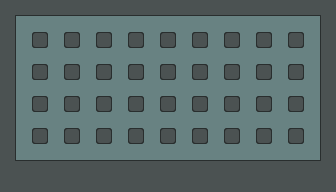

This is a level from a 2D game, rendered from its Tiled map with the project's own tilesets. A one-line summary and the complete map file follow:
An orthogonal 21x12 tile map with 16x16 px tiles, 2 tile layers (Tile Layer 2, walls).

<map version="1.4" tiledversion="1.4.2" orientation="orthogonal" renderorder="right-down" width="21" height="12" tilewidth="16" tileheight="16" infinite="0" nextlayerid="3" nextobjectid="1">
 <tileset firstgid="1" source="../../Tiles/tiles00.tsx" />
 <layer id="2" name="Tile Layer 2" width="21" height="12">
  <data encoding="csv">
128,128,128,128,128,128,128,128,128,128,128,128,128,128,128,128,128,128,128,128,128,
128,128,128,128,128,128,128,128,128,128,128,128,128,128,128,128,128,128,128,128,128,
128,128,128,128,128,128,128,128,128,128,128,128,128,128,128,128,128,128,128,128,128,
128,128,128,128,128,128,128,128,128,128,128,128,128,128,128,128,128,128,128,128,128,
128,128,128,128,128,128,128,128,128,128,128,128,128,128,128,128,128,128,128,128,128,
128,128,128,128,128,128,128,128,128,128,128,128,128,128,128,128,128,128,128,128,128,
128,128,128,128,128,128,128,128,128,128,128,128,128,128,128,128,128,128,128,128,128,
128,128,128,128,128,128,128,128,128,128,128,128,128,128,128,128,128,128,128,128,128,
128,128,128,128,128,128,128,128,128,128,128,128,128,128,128,128,128,128,128,128,128,
128,128,128,128,128,128,128,128,128,128,128,128,128,128,128,128,128,128,128,128,128,
128,128,128,128,128,128,128,128,128,128,128,128,128,128,128,128,128,128,128,128,128,
128,128,128,128,128,128,128,128,128,128,128,128,128,128,128,128,128,128,128,128,128
</data>
 </layer>
 <layer id="1" name="walls" width="21" height="12">
  <data encoding="csv">
2684354585,65,65,65,65,65,65,65,65,65,65,65,65,65,65,65,65,65,65,65,3221225497,
26,0,0,0,0,0,0,0,0,0,0,0,0,0,0,0,0,0,0,0,22,
26,0,6,0,6,0,6,0,6,0,6,0,6,0,6,0,6,0,6,0,22,
26,0,0,0,0,0,0,0,0,0,0,0,0,0,0,0,0,0,0,0,22,
26,0,6,0,6,0,6,0,6,0,6,0,6,0,6,0,6,0,6,0,22,
26,0,0,0,0,0,0,0,0,0,0,0,0,0,0,0,0,0,0,0,22,
26,0,6,0,6,0,6,0,6,0,6,0,6,0,6,0,6,0,6,0,22,
26,0,0,0,0,0,0,0,0,0,0,0,0,0,0,0,0,0,0,0,22,
26,0,6,0,6,0,6,0,6,0,6,0,6,0,6,0,6,0,6,0,22,
26,0,0,0,0,0,0,0,0,0,0,0,0,0,0,0,0,0,0,0,22,
25,3,3,3,3,3,3,3,3,3,3,3,3,3,3,3,3,3,3,3,1610612761,
44,44,44,44,44,44,44,44,44,44,44,44,44,44,44,44,44,44,44,44,44
</data>
 </layer>
</map>
